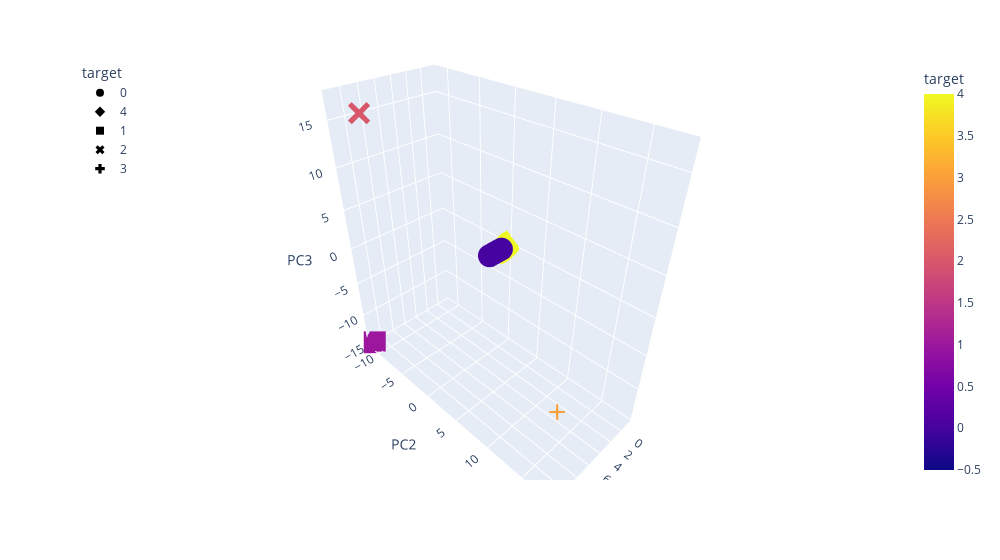

Notebook cell for this chart:
### Markdown cell above
### Visualizing Results

#### 3D-Scatter with Clusters

### Code cell
# Create a 3D-Scatter with the PCA data and the clusters
threeDfig = px.scatter_3d(
    pca_crypto_df,
    x='PC1',
    y='PC2',
    z='PC3',
    color='target',
    symbol='target',
    width=1000
)
threeDfig.update_layout(legend=dict(x=0, y=1))
threeDfig.show()

### Figure 1 — Plotly figure (JSON) as saved in the notebook; plotly's stock layout.template omitted (floating-point values rounded to 4 significant figures)
{"data": [{"hovertemplate": "target=%{marker.color}<br>PC1=%{x}<br>PC2=%{y}<br>PC3=%{z}<extra></extra>", "legendgroup": "0", "marker": {"color": [0, 0, 0, 0, 0, 0, 0, 0, 0, 0, 0, 0, 0, 0, 0, 0, 0, 0, 0, 0, 0, 0, 0, 0, 0, 0, 0, 0, 0, 0, 0, 0, 0, 0, 0, 0, 0, 0, 0, 0, 0, 0, 0, 0, 0, 0, 0, 0, 0, 0, 0, 0, 0, 0, 0, 0, 0], "coloraxis": "coloraxis", "symbol": "circle"}, "mode": "markers", "name": "0", "scene": "scene", "showlegend": true, "type": "scatter3d", "x": [0.224, 0.5586, 0.4192, 0.1604, 0.4914, 0.3192, 0.881, 0.6773, 1.686, 0.5748, 0.7815, 0.5914, -0.1505, 0.4004, 1.28, 0.4703, 0.6801, 0.6043, 0.09352, -0.2376, 0.1809, 0.4358, 0.1604, -0.116, 0.2657, 0.6641, 0.7147, 0.6785, 0.4635, 0.336, 0.5748, 0.6307, 0.6801, 0.224, 1.28, 0.4703, 0.6804, 0.6428, 0.6801, 0.5967, 0.7156, 0.06494, 0.6801, 0.4665, -0.06083, 0.8304, 0.4635, 1.27, 0.4703, 0.248, 1.014, 0.2355, 0.5748, 0.6801, 0.4665, 0.6291, 0.224], "y": [2.178e-14, 2.666e-14, 1.637e-14, 2.14e-14, 3.717e-14, 2.359e-14, 3.783e-14, 3.634e-14, 9.058e-14, 3.955e-14, 4.323e-14, 3.688e-14, -5.412e-15, 1.31e-14, 6.137e-14, 3.636e-14, 4.017e-14, 3.553e-14, 2.443e-14, -8.706e-15, 1.091e-14, 2.352e-14, 2.124e-14, 2.384e-16, 1.773e-14, 4.914e-14, 4.85e-14, 4.587e-14, 2.941e-14, 2.504e-14, 3.893e-14, 3.761e-14, 4.233e-14, 2.352e-14, 6.084e-14, 3.752e-14, 3.213e-14, 1.291e-14, 4.165e-14, 3.225e-14, 6.012e-14, 8.301e-15, 4.134e-14, 3.166e-14, 7.202e-16, 5.339e-14, 2.813e-14, 6.938e-14, 3.705e-14, 1.641e-14, 4.583e-14, 4.261e-15, 4.269e-14, 4.269e-14, 3.226e-14, 3.274e-14, 2.13e-14], "z": [6.274e-15, 9.326e-15, 2.13e-14, 1.002e-16, -2.246e-15, 8.286e-15, 3.934e-15, 1.469e-14, 3.983e-14, 2.371e-14, 8.178e-15, 1.401e-14, -3.262e-15, 5.147e-15, 2.135e-14, 2.182e-15, 1.033e-14, 1.168e-14, 8.134e-15, 3.323e-15, -5.048e-15, 1.304e-14, 1.28e-14, 2.505e-15, 4.644e-15, 1.02e-14, 1.218e-14, 8.936e-15, 2.25e-14, 1.104e-14, 1.629e-14, 2.07e-14, 1.32e-14, 4.406e-15, 2.127e-14, 3.77e-15, 1.084e-14, 4.398e-15, 1.527e-14, 5.885e-16, 1.333e-14, -1.818e-15, 1.285e-14, 1.41e-14, -6.723e-15, 1.08e-14, 2.27e-14, -1.931e-14, 3.047e-15, -5.853e-15, 1.723e-14, 1.145e-14, 1.86e-14, 1.432e-14, 8.64e-15, 1.38e-14, 2.461e-15]}, {"hovertemplate": "target=%{marker.color}<br>PC1=%{x}<br>PC2=%{y}<br>PC3=%{z}<extra></extra>", "legendgroup": "4", "marker": {"color": [4, 4, 4, 4, 4, 4, 4, 4, 4, 4, 4, 4, 4, 4, 4, 4, 4, 4, 4, 4, 4, 4, 4, 4, 4, 4, 4, 4, 4, 4, 4, 4, 4, 4, 4, 4, 4, 4, 4, 4, 4, 4, 4, 4, 4, 4, 4, 4, 4, 4, 4, 4, 4, 4, 4, 4, 4, 4, 4, 4, 4, 4, 4], "coloraxis": "coloraxis", "symbol": "diamond"}, "mode": "markers", "name": "4", "scene": "scene", "showlegend": true, "type": "scatter3d", "x": [-0.5617, -0.6061, -1.348, -1.293, -0.3396, -1.253, -1.1, -0.5332, -0.8247, -1.297, -1.385, -0.5617, -1.412, -0.7045, -0.6922, -0.7045, -0.502, -1.412, -0.506, -0.8396, -1.276, -0.7045, -1.516, -1.276, -0.9053, -0.8772, -0.5617, -1.516, -1.116, -1.253, -1.516, -1.075, -1.375, -1.17, -0.7045, -1.412, -0.35, -1.516, -1.263, -0.8247, -1.297, -0.9017, -0.8347, -0.9053, -0.8105, -0.506, -1.17, -0.9053, -1.469, -1.516, -0.8353, -0.6922, -0.5617, -0.5617, -1.375, -1.044, -1.297, -1.424, -1.17, -1.424, -1.424, -1.516, -0.8247], "y": [-1.464e-14, -2.62e-14, -4.972e-14, -5.423e-14, 2.886e-15, -6.474e-14, -4.463e-14, -1.406e-14, -2.218e-14, -5.675e-14, -5.368e-14, -1.11e-14, -6.323e-14, -1.705e-14, -1.157e-14, -1.728e-14, -5.068e-14, -6.468e-14, -4.577e-14, -3.015e-14, -5.591e-14, -2.21e-14, -6.12e-14, -5.448e-14, -3.647e-14, -3.263e-14, -1.191e-14, -6.912e-14, -5.007e-14, -5.82e-14, -6.082e-14, -3.131e-14, -5.527e-14, -4.22e-14, -1.917e-14, -6.316e-14, -2.388e-15, -7.657e-14, -6.365e-14, -2.063e-14, -4.726e-14, -2.71e-14, -3.447e-14, -3.625e-14, -2.362e-14, -3.862e-14, -4.644e-14, -3.511e-14, -5.999e-14, -6.599e-14, -2.366e-14, -1.188e-14, -1.095e-14, -1.203e-14, -6.55e-14, -5.501e-14, -5.196e-14, -6.174e-14, -4.367e-14, -6.326e-14, -6.31e-14, -7.061e-14, -2.271e-14], "z": [3.259e-15, -3.347e-15, -2.142e-14, -1.671e-14, -3.765e-15, -1.715e-14, -1.387e-14, 4.825e-15, -1.099e-14, -1.578e-14, -2.218e-14, -7.198e-15, -1.702e-14, 5.886e-15, -9.437e-16, 1.963e-16, 3.075e-14, -2.324e-14, -2.793e-14, -8.851e-15, -1.986e-14, 1.122e-15, -2.606e-14, -2.208e-14, -8.033e-15, -7.17e-15, -5.367e-15, -1.834e-14, -1.765e-14, -1.095e-14, -8.973e-15, -9.899e-15, -1.342e-14, -1.578e-14, -4.096e-15, -2.064e-14, 2.18e-15, -1.081e-14, -3.015e-14, -1.012e-14, -2.056e-14, -1.398e-14, -1.316e-14, -9.494e-15, -6.158e-15, -2.32e-14, -1.368e-14, -1.39e-14, -3.143e-14, -1.468e-14, -1.75e-14, -6.873e-15, -5.085e-15, -3.62e-15, -2.027e-14, -1.636e-14, -1.561e-14, -2.013e-14, -1.465e-14, -2.059e-14, -2.001e-14, -1.526e-14, -5.011e-15]}, {"hovertemplate": "target=%{marker.color}<br>PC1=%{x}<br>PC2=%{y}<br>PC3=%{z}<extra></extra>", "legendgroup": "1", "marker": {"color": [1], "coloraxis": "coloraxis", "symbol": "square"}, "mode": "markers", "name": "1", "scene": "scene", "showlegend": true, "type": "scatter3d", "x": [11.61], "y": [-11.31], "z": [-14.24]}, {"hovertemplate": "target=%{marker.color}<br>PC1=%{x}<br>PC2=%{y}<br>PC3=%{z}<extra></extra>", "legendgroup": "2", "marker": {"color": [2], "coloraxis": "coloraxis", "symbol": "x"}, "mode": "markers", "name": "2", "scene": "scene", "showlegend": true, "type": "scatter3d", "x": [11.61], "y": [-6.672], "z": [16.92]}, {"hovertemplate": "target=%{marker.color}<br>PC1=%{x}<br>PC2=%{y}<br>PC3=%{z}<extra></extra>", "legendgroup": "3", "marker": {"color": [3], "coloraxis": "coloraxis", "symbol": "cross"}, "mode": "markers", "name": "3", "scene": "scene", "showlegend": true, "type": "scatter3d", "x": [11.61], "y": [17.99], "z": [-2.68]}], "layout": {"coloraxis": {"colorbar": {"title": {"text": "target"}}, "colorscale": [[0, "#0d0887"], [0.1111, "#46039f"], [0.2222, "#7201a8"], [0.3333, "#9c179e"], [0.4444, "#bd3786"], [0.5556, "#d8576b"], [0.6667, "#ed7953"], [0.7778, "#fb9f3a"], [0.8889, "#fdca26"], [1, "#f0f921"]]}, "legend": {"title": {"text": "target"}, "tracegroupgap": 0, "x": 0, "y": 1}, "margin": {"t": 60}, "scene": {"domain": {"x": [0, 1], "y": [0, 1]}, "xaxis": {"title": {"text": "PC1"}}, "yaxis": {"title": {"text": "PC2"}}, "zaxis": {"title": {"text": "PC3"}}}, "width": 1000}}
